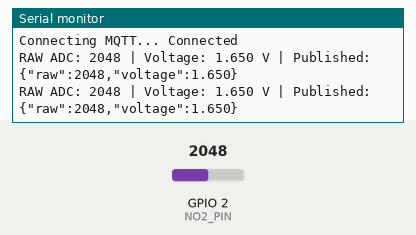
Simulated run of this sketch. Board: ESP32-C6. Shown: the last lines printed to the serial monitor. The test bench sets the inputs (shaded band); at power-on: GPIO 2 (NO2_PIN) = 2048 (analog values on the 0–4095 scale). WiFi joins after 1.5 s; servers stay silent unless stated; no MQTT or app messages arrive unless stated.

Above: at 3.7 s.
3.8 s: GPIO 2 (NO2_PIN) set to 2866
At 5.1 s:
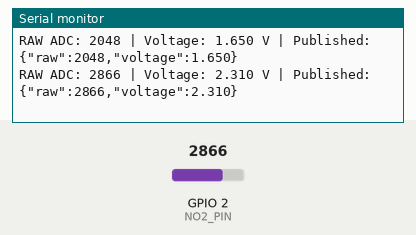
5.3 s: GPIO 2 (NO2_PIN) set to 3603
At 6.1 s:
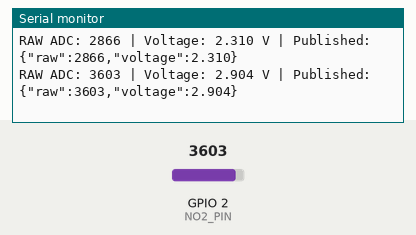
Timing chart, 0 to 8.3 s (numbered marks = the images above; inputs shaded):
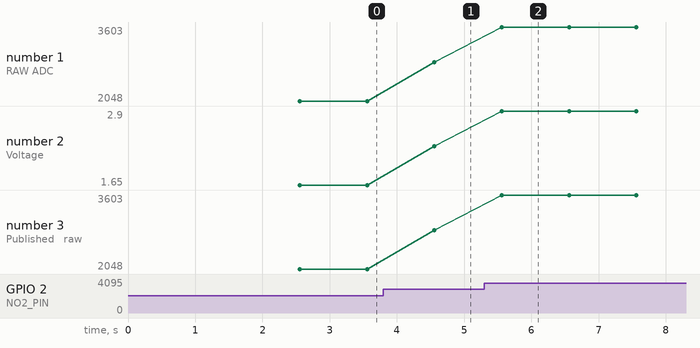

The sketch:

sensor_no2.ino
```cpp
// // Board: ESP32C6 Dev Module
// #define NO2_PIN 2

// void setup() {
//   Serial.begin(115200);
//   delay(1000);
// }

// void loop() {
//   int raw = analogRead(NO2_PIN);
//   float voltage = (raw / 4095.0) * 3.3;

//   Serial.print("RAW ADC: ");
//   Serial.print(raw);
//   Serial.print(" | Voltage: ");
//   Serial.print(voltage, 3);
//   Serial.println(" V");

//   delay(1000);
// }

#include <WiFi.h>
#include <PubSubClient.h>
#define NO2_PIN 2

const char* ssid = "Aldo";
const char* password = "jangandihabisin";
const char* mqtt_server = "10.71.250.145";
const int mqtt_port = 1883;

WiFiClient espClient;
PubSubClient client(espClient);

void setupWiFi() {
  Serial.print("Connecting to WiFi");

  WiFi.begin(ssid, password);

  while (WiFi.status() != WL_CONNECTED) {
    delay(500);
    Serial.print(".");
  }

  Serial.println();
  Serial.println("WiFi Connected");
  Serial.print("IP ESP32: ");
  Serial.println(WiFi.localIP());
}

void reconnectMQTT() {
  while (!client.connected()) {

    String clientId = "ESP32C6-NO2-";
    clientId += String((uint32_t)ESP.getEfuseMac(), HEX);

    Serial.print("Connecting MQTT... ");

    if (client.connect(clientId.c_str())) {
      Serial.println("Connected");
    } else {
      Serial.print("Failed, rc=");
      Serial.print(client.state());
      Serial.println(" retry in 2 seconds");
      delay(2000);
    }
  }
}

void setup() {
  Serial.begin(115200);
  delay(1000);
  analogReadResolution(12);
  setupWiFi();
  client.setServer(mqtt_server, mqtt_port);
}

void loop() {
  if (!client.connected()) {
    reconnectMQTT();
  }

  client.loop();

  int raw = analogRead(NO2_PIN);
  float voltage = (raw / 4095.0) * 3.3;
  char payload[128];

  snprintf(
    payload,
    sizeof(payload),
    "{\"raw\":%d,\"voltage\":%.3f}",
    raw,
    voltage
  );

  client.publish("sensor/no2", payload);

  Serial.print("RAW ADC: ");
  Serial.print(raw);
  Serial.print(" | Voltage: ");
  Serial.print(voltage, 3);
  Serial.print(" V | Published: ");
  Serial.println(payload);

  delay(1000);
}
```

Measured:
- after the input at 3.8 s, the serial monitor: prints a new line after 0.76 s (image 1)
- after the input at 5.3 s, the serial monitor: prints a new line after 0.26 s (image 2)
- plotted number 1: 2048 → 2866 after the input at 3.8 s, 2866 → 3603 after the input at 5.3 s
- plotted number 2: 1.65 → 2.31 after the input at 3.8 s, 2.31 → 2.9 after the input at 5.3 s
- plotted number 3: 2048 → 2866 after the input at 3.8 s, 2866 → 3603 after the input at 5.3 s
